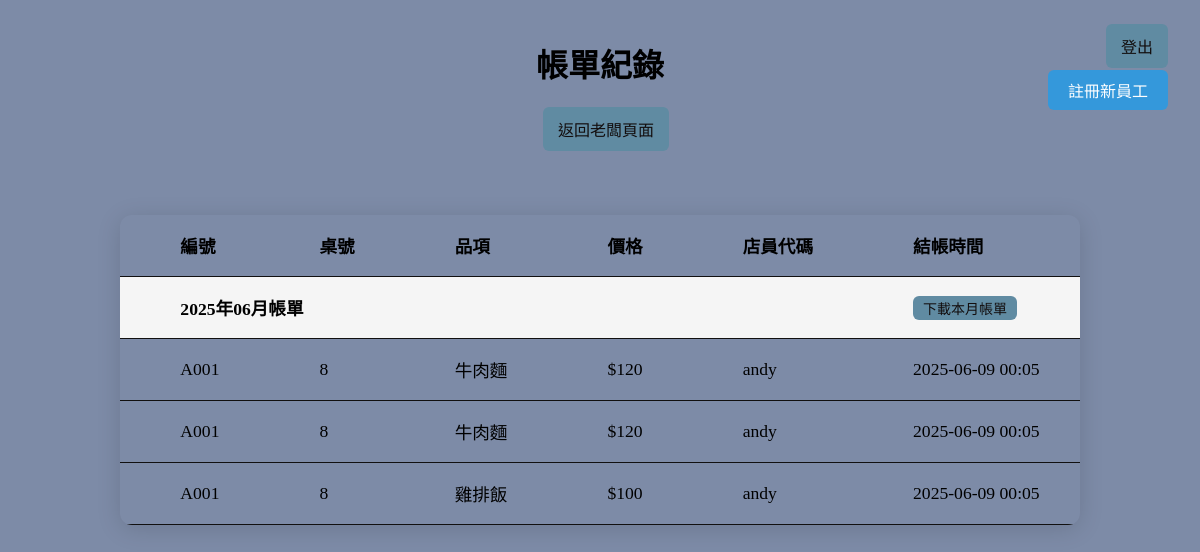
Page /bills on the committed database.
### app.py (models this page shows)
class Bill(db.Model):
    id = db.Column(db.Integer, primary_key=True)
    table_number = db.Column(db.String(10), nullable=False)
    item_name = db.Column(db.String(100), nullable=False)
    item_price = db.Column(db.Float, nullable=False)
    staff_code = db.Column(db.String(100), nullable=False)
    checkout_time = db.Column(db.String(32), nullable=False)

### app.py (the view)
@app.route('/bills')
def bills():
    bills = Bill.query.order_by(Bill.id.asc()).all()
    return render_template('bills.html', bills=bills)

### templates/bills.html (shortened to what this page needs)
<!DOCTYPE html>
<html lang="zh-Hant">
<head>
    <link rel="stylesheet" href="/static/style.css">
</head>
<body>
    <div class="logout-btn-container">
        <button onclick="location.href='/'" class="card-btn">登出</button>
    </div>
    <button class="boss-register-btn" onclick="location.href='/Boss-register'">註冊新員工</button>
    <h1>帳單紀錄</h1>
    <div style="margin-bottom:24px;">
        <button onclick="location.href='/Boss'" class="card-btn" style="margin-left:12px;">返回老闆頁面</button>
    </div>
    <table class="menu-table" style="width:100%;max-width:900px;">
        <thead>
            <tr>
                <th>編號</th>
                <th>桌號</th>
                <th>品項</th>
                <th>價格</th>
                <th>店員代碼</th>
                <th>結帳時間</th>
            </tr>
        </thead>
        <tbody>
        {% set group_map = {} %}
        {% set month_earliest = {} %}
        {% for bill in bills %}
            {% set month = bill.checkout_time[:7] %}
        {% endfor %}
        {% set month_tagged = {} %}
        {% for bill in bills %}
            {% set group_key = bill.table_number.replace('結帳', '').strip() ~ '-' ~ bill.checkout_time %}
            {% set month = bill.checkout_time[:7] %}
            {% if bill.checkout_time == month_earliest[month] and not month_tagged.get(month) %}
                <tr>
                    <td colspan="5" style="background:#f5f5f5;font-weight:bold;">{{ month.replace('-', '年') }}月帳單</td>
                    <td style="background:#f5f5f5;">
                        <form method="get" action="/bills/download">
                            <button type="submit" class="card-btn" style="padding:2px 10px;font-size:14px;">下載本月帳單</button>
                        </form>
                    </td>
                </tr>
            {% endif %}
            <tr>
                <td>{{ group_map[group_key] }}</td>
                <td>{{ bill.table_number.replace('結帳', '').strip() }}</td>
                <td>{{ bill.item_name }}</td>
                <td>${{ '%.0f' % bill.item_price }}</td>
                <td>{{ bill.staff_code }}</td>
                <td>{{ bill.checkout_time }}</td>
            </tr>
        {% endfor %}
        </tbody>
    </table>
</body>
</html>

### static/style.css (style rules this page uses)
body { display: flex; flex-direction: column; align-items: center; min-height: 100vh; margin: 0; background: #7d8ba7; }
h1 { margin-top: 40px; text-align: center; }
.card-btn { background-color: #608ba2; color: #130e0e; border: none; border-radius: 6px; padding: 10px 15px; cursor: pointer; font-size: 1em; transition: background 0.2s; }
.boss-register-btn { position: fixed; top: 70px; right: 32px; z-index: 1000; background: #3498db; color: #fff; border: none; border-radius: 6px; padding: 8px 20px; font-size: 1em; cursor: pointer; transition: background 0.2s; }
.logout-btn-container { position: fixed; top: 24px; right: 32px; z-index: 1000; background: none; }
.menu-table { width: 56vw; max-width: 400px; min-width: 240px; margin: 40px auto 0 auto; border-radius: 12px; box-shadow: 0 4px 24px #0002; border-collapse: collapse; font-size: 1.1em; overflow: hidden; table-layout: auto; }
.menu-table th, .menu-table td { padding-top: 18px; padding-bottom: 18px; padding-left: 60px; padding-right: 40px; border-bottom: 1px solid #111010; vertical-align: middle; white-space: nowrap; text-align: left; }

### rows in the picture
Bill: replace "2025年06", group_map "A001", table_number.replace "8", item_name "牛肉麵", item_price "120", staff_code "andy", checkout_time "2025-06-09 00:05"
Bill: group_map "A001", table_number.replace "8", item_name "牛肉麵", item_price "120", staff_code "andy", checkout_time "2025-06-09 00:05"
Bill: group_map "A001", table_number.replace "8", item_name "雞排飯", item_price "100", staff_code "andy", checkout_time "2025-06-09 00:05"
